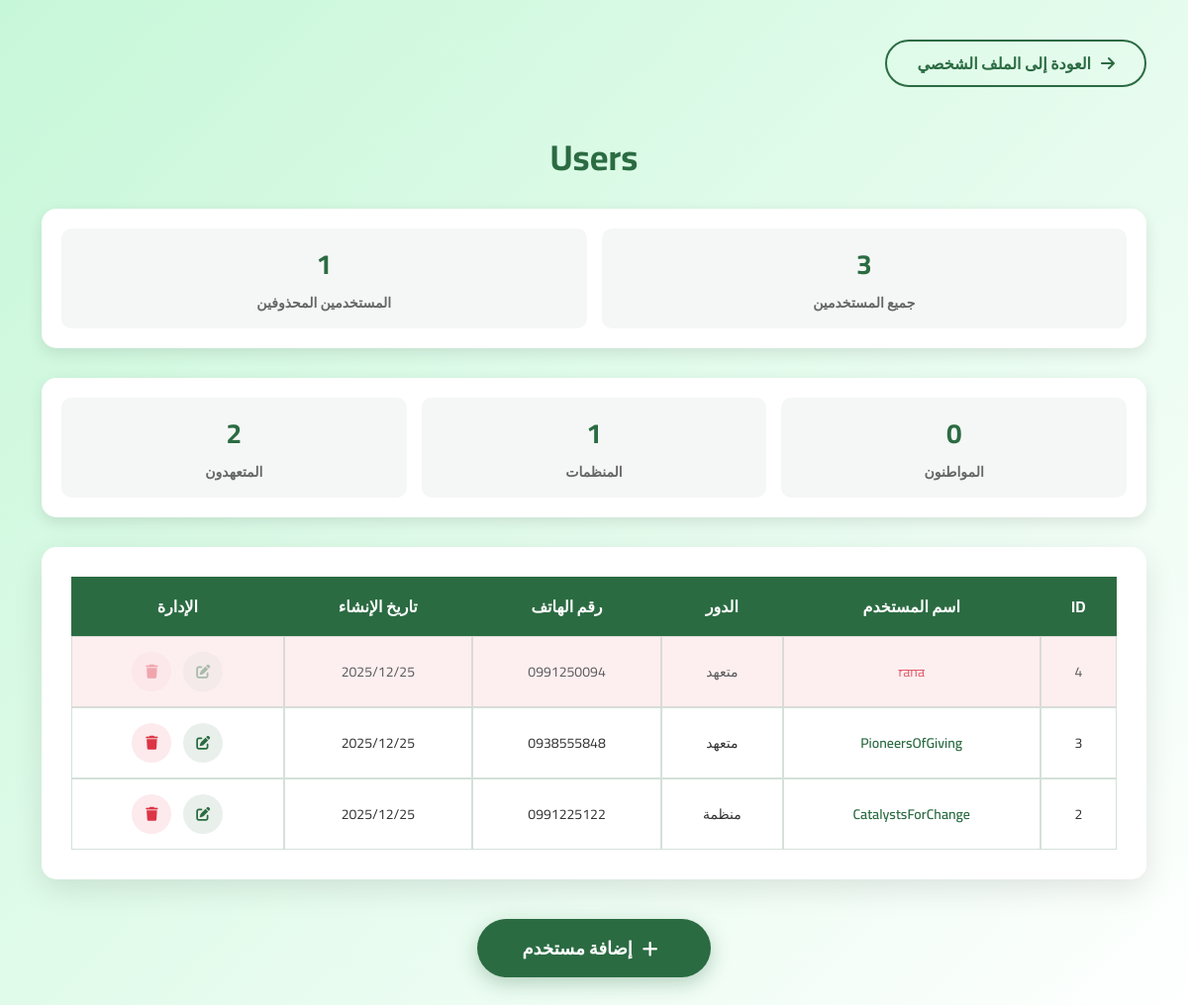
Screenshot of /user-management/ (signed in) with the database file from the repository.
### accounts/models.py (models this page shows, shortened)
class User(AbstractUser):
    ROLE_CHOICES = [
        ('citizen', 'مواطن'),
        ('organization', 'منظمة'),
        ('contractor', 'متعهد'),
        ('system_admin', 'مدير النظام'),
    ]
    role = models.CharField(max_length=20, choices=ROLE_CHOICES, default='citizen')
    phone_number = models.CharField(max_length=15, blank=False, null=False)
    document = models.ImageField(upload_to='user_documents/', blank=True, null=True)
    is_deleted = models.BooleanField(default=False, verbose_name='محذوف نهائياً')

### user_management/views.py (the view)
# urls.py: path('', views.user_list, name='user_list'),
@login_required
def user_list(request):
    if request.user.role != 'system_admin':
        messages.error(request, "ليس لديك صلاحية الوصول لهذه الصفحة")
        return redirect('home:index')
    users = User.objects.exclude(role='system_admin').order_by('-date_joined')
    users_count = users.count()
    deleted_users_count = users.filter(is_deleted=True).count()
    citizen_count = users.filter(role='citizen').count()
    organization_count = users.filter(role='organization').count()
    contractor_count = users.filter(role='contractor').count()
    context = {
        'users': users,
        'users_count': users_count,
        'deleted_users_count': deleted_users_count,
        'citizen_count': citizen_count,
        'organization_count': organization_count,
        'contractor_count': contractor_count,
        'hide_navbar': True
    }
    return render(request, 'user_management/user_list.html', context)

### templates/user_management/user_list.html (shortened to what this page needs)
{% extends 'base/base.html' %}
{% load static %}
{% block content %}
<div class="users-management-page">
    <div class="container">
        <a href="{% url 'accounts:profile' %}" class="back-btn">
            <i class="fas fa-arrow-right"></i> العودة إلى الملف الشخصي
        </a>
        <h1 class="users-title">Users</h1>
        <div class="users-stats">
            <div class="stat-item">
                <span class="stat-number">{{ users_count }}</span>
                <span class="stat-label">جميع المستخدمين</span>
            </div>
            <div class="stat-item">
                <span class="stat-number">{{ deleted_users_count }}</span>
                <span class="stat-label">المستخدمين المحذوفين</span>
            </div>
        </div>
        <div class="users-stats" style="margin-top: 30px;">
            <a href="{% url 'user_management:users_by_role' 'citizen' %}" class="stat-item" style="text-decoration: none; color: inherit;">
                <span class="stat-number">{{ citizen_count }}</span>
                <span class="stat-label">المواطنون</span>
            </a>
            <a href="{% url 'user_management:users_by_role' 'organization' %}" class="stat-item" style="text-decoration: none; color: inherit;">
                <span class="stat-number">{{ organization_count }}</span>
                <span class="stat-label">المنظمات</span>
            </a>
            <a href="{% url 'user_management:users_by_role' 'contractor' %}" class="stat-item" style="text-decoration: none; color: inherit;">
                <span class="stat-number">{{ contractor_count }}</span>
                <span class="stat-label">المتعهدون</span>
            </a>
        </div>
        <div class="users-table-container">
            {% if users %}
                <table class="users-table">
                    <thead>
                        <tr>
                            <th>ID</th>
                            <th>اسم المستخدم</th>
                            <th>الدور</th>
                            <th>رقم الهاتف</th>
                            <th>تاريخ الإنشاء</th>
                            <th>الإدارة</th>
                        </tr>
                    </thead>
                    <tbody>
                        {% for user in users %}
                            <tr class="{% if user.is_deleted %}deleted-row{% endif %}">
                                <td>{{ user.id }}</td>
                                <td>
                                    <span class="{% if user.is_deleted %}deleted-username{% else %}username-link{% endif %}">
                                        {{ user.username }}
                                    </span>
                                </td>
                                <td>{{ user.get_role_display }}</td>
                                <td>{{ user.phone_number|default:"غير محدد" }}</td>
                                <td>
        {{ user.date_joined|date:"Y/m/d" }}
    </td>
                                <td>
                                    <div class="action-buttons">
                                        {% if not user.is_deleted %}
                                            <a href="{% url 'user_management:user_update' user.pk %}" class="btn-edit" title="تعديل">
                                                <i class="fas fa-edit"></i>
                                            </a>
                                        {% else %}
                                            <span class="btn-edit disabled" title="لا يمكن تعديل مستخدم محذوف">
                                                <i class="fas fa-edit"></i>
                                            </span>
                                        {% endif %}
                                        {% if not user.is_deleted %}
                                            <button class="btn-delete" title="حذف" onclick="showDeleteModal('{{ user.pk }}', '{{ user.username|escapejs }}')">
                                                <i class="fas fa-trash"></i>
                                            </button>
                                        {% else %}
                                            <span class="btn-delete disabled" title="المستخدم محذوف بالفعل">
                                                <i class="fas fa-trash"></i>
                                            </span>
                                        {% endif %}
                                    </div>
                                </td>
                            </tr>
                        {% endfor %}
                    </tbody>
                </table>
            {% else %}
                <div class="no-users">
                    <i class="fas fa-user-slash"></i>
                    <p>لا يوجد مستخدمين حالياً</p>
                    <p class="text-muted mt-2">ابدأ بإضافة مستخدم جديد بالضغط على زر "إضافة مستخدم"</p>
                </div>
            {% endif %}
        </div>
        <div class="text-center mt-4">
            <a href="{% url 'user_management:user_create' %}" class="add-user-btn">
                <i class="fas fa-plus me-2"></i> إضافة مستخدم
            </a>
        </div>
    </div>
</div>
{% endblock %}

### templates/base/base.html (shortened to what this page needs)
{% load static %}
<!DOCTYPE html>
<html lang="ar" dir="rtl">
<head>
    <link href="https://cdn.jsdelivr.net/npm/bootstrap@5.3.0/dist/css/bootstrap.min.css" rel="stylesheet">
    <link rel="stylesheet" href="https://cdnjs.cloudflare.com/ajax/libs/font-awesome/6.4.0/css/all.min.css">
    {% load static %}
    <link rel="stylesheet" href="{% static 'css/style.css' %}">
    <link rel="stylesheet" href="{% static 'css/home.css' %}">
</head>
<body>
    <div id="main-content">
        <main>
            {% block content %}{% endblock %}
        </main>
    </div>
</body>
</html>

### static/css/style.css (style rules this page uses)
:root { --primary-color: #2b6b42; --primary-light: #3a8a57; --text-color: #333; --white: #ffffff; }
* { margin: 0; padding: 0; box-sizing: border-box; }
body { font-family: 'Cairo', 'IBM Plex Sans Arabic', sans-serif; direction: rtl; overflow-x: hidden; }

### templates/user_management/user_list.html (style rules this page uses)
.users-management-page { min-height: 100vh; background: linear-gradient(135deg, rgba(78, 231, 134, 0.316) 0%, rgba(255, 255, 255, 0.9) 100%); padding-top: 40px; padding-bottom: 60px; }
.users-title { color: #2b6b42; text-align: center; margin: 20px 0 30px 0; font-size: 36px; font-weight: 700; font-family: 'Cairo', sans-serif; }
.users-stats { background: white; border-radius: 15px; padding: 20px; box-shadow: 0 5px 15px rgba(0, 0, 0, 0.1); margin-bottom: 30px; display: flex; justify-content: space-between; flex-wrap: wrap; gap: 15px; }
.stat-item { text-align: center; flex: 1; min-width: 200px; padding: 15px; border-radius: 10px; background: rgba(43, 107, 66, 0.05); transition: all 0.3s; }
.stat-number { font-size: 28px; font-weight: 700; color: #2b6b42; display: block; margin-bottom: 5px; }
.stat-label { font-size: 14px; color: #666; font-weight: 600; }
.users-table-container { background: white; border-radius: 15px; padding: 30px; box-shadow: 0 10px 30px rgba(0, 0, 0, 0.1); margin-bottom: 40px; overflow-x: auto; }
.users-table { width: 100%; border-collapse: separate; border-spacing: 0; border: none; font-family: 'Cairo', sans-serif; }
.users-table th { background-color: #2b6b42; color: white; padding: 18px 15px; text-align: center; font-weight: 700; font-size: 16px; border: none; position: sticky; top: 0; z-index: 10; }
.users-table td { border: 1px solid rgba(43, 107, 66, 0.2); padding: 15px; text-align: center; color: #333; vertical-align: middle; font-size: 14px; }
.users-table tr { transition: all 0.3s; }
.deleted-row { background-color: rgba(220, 53, 69, 0.1) !important; opacity: 0.8; border-left: 4px solid #dc3545 !important; }
.deleted-username { color: #dc3545 !important; text-decoration: line-through; }
.btn-edit.disabled, .btn-delete.disabled { opacity: 0.5; cursor: not-allowed; pointer-events: none; }
.action-buttons { display: flex; justify-content: center; gap: 12px; }
.btn-edit, .btn-delete { width: 40px; height: 40px; border-radius: 50%; display: flex; align-items: center; justify-content: center; text-decoration: none; transition: all 0.3s; position: relative; cursor: pointer; border: none; }
.btn-edit { background: rgba(43, 107, 66, 0.1); color: #2b6b42; }
.btn-delete { background: rgba(220, 53, 69, 0.1); color: #dc3545; }
.btn-edit::after, .btn-delete::after { content: attr(title); position: absolute; top: -40px; left: 50%; transform: translateX(-50%); background: #333; color: white; padding: 6px 12px; border-radius: 6px; font-size: 12px; white-space: nowrap; opacity: 0; visibility: hidden; transition: all 0.3s; z-index: 1000; pointer-events: none; }
.add-user-btn { background-color: #2b6b42; color: white; border: none; border-radius: 50px; padding: 16px 45px; font-size: 18px; font-weight: 600; box-shadow: 0 6px 20px rgba(43, 107, 66, 0.3); transition: all 0.3s; text-decoration: none; display: inline-flex; align-items: center; justify-content: center; gap: 10px; font-family: 'Cairo', sans-serif; }
.username-link { color: #2b6b42; text-decoration: none; font-weight: 600; transition: all 0.3s; padding: 5px 0; display: inline-block; position: relative; }
.username-link::after { content: ''; position: absolute; bottom: 0; left: 0; width: 0; height: 2px; background: #2b6b42; transition: width 0.3s; }
.back-btn { background-color: transparent; color: #2b6b42; border: 2px solid #2b6b42; border-radius: 50px; padding: 10px 30px; font-size: 16px; font-weight: 600; transition: all 0.3s; text-decoration: none; display: inline-flex; align-items: center; gap: 10px; margin-bottom: 30px; }

### rows the page displays
User: id "4", username "rana", role "متعهد", phone_number "0991250094", date_joined "2025/12/25", is_deleted True (drawn)
User: id "3", username "PioneersOfGiving", role "متعهد", phone_number "0938555848", date_joined "2025/12/25", is_deleted False (drawn)
User: id "2", username "CatalystsForChange", role "منظمة", phone_number "0991225122", date_joined "2025/12/25", is_deleted False (drawn)

### other values shown
{{ users_count }} "3"
{{ deleted_users_count }} "1"
{{ citizen_count }} "0"
{{ organization_count }} "1"
{{ contractor_count }} "2"
